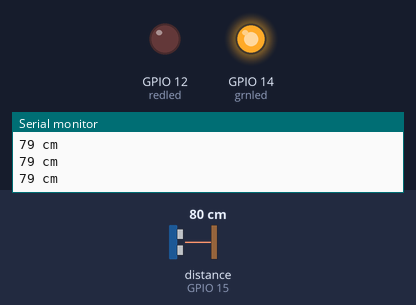
A sketch run on a simulated ESP8266 (NodeMCU). Parts: output pins drawn as LEDs (lit = HIGH), the last lines printed to the serial monitor. Wiring (inferred from the names in the program): ultrasonic range finder: trigger GPIO 13; echo GPIO 15. Inputs (shaded band) come from the test bench; at power-on: distance to the obstacle (sensor on GPIO 15) 80 cm. The echo pulse lasts 58.3 µs per cm; WiFi joins after 1.5 s; servers stay silent unless stated; pins used as bus, display or sensor lines are not drawn.

Above: at 2.7 s.
2.8 s: distance to the obstacle (sensor on GPIO 15) set to 13 cm
5.8 s: distance to the obstacle (sensor on GPIO 15) set to 10 cm
At 6.2 s:
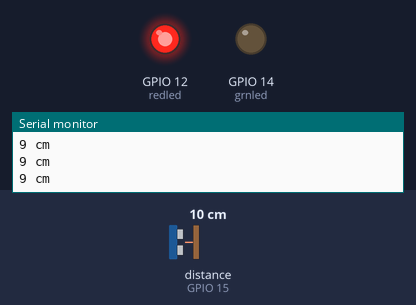
7.3 s: distance to the obstacle (sensor on GPIO 15) set to 35 cm
At 8.5 s:
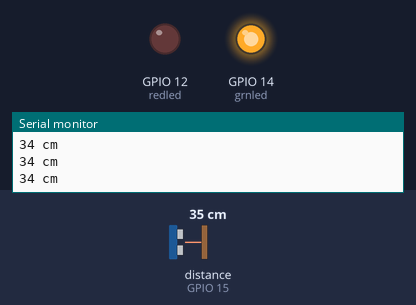
8.8 s: distance to the obstacle (sensor on GPIO 15) set to 2 cm
At 9.7 s:
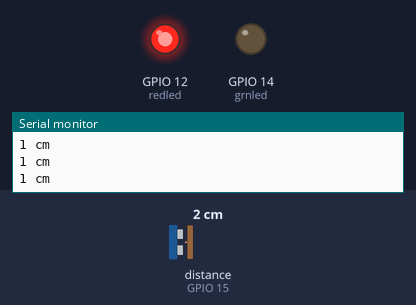
Timing chart, 0 to 11.3 s (numbered marks = the images above; inputs shaded):
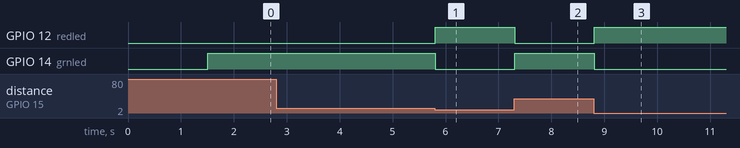

Measured:
- the behaviour switches between 12 and 11 cm on distance to the obstacle (sensor on GPIO 15) (found by bisection; images 0 and 1)
- after the input at 5.8 s, GPIO 12 (redled): LOW → HIGH at once; GPIO 14 (grnled): HIGH → LOW at once
- after the input at 7.3 s, GPIO 12 (redled): HIGH → LOW at once; GPIO 14 (grnled): LOW → HIGH at once
- after the input at 8.8 s, GPIO 12 (redled): LOW → HIGH at once; GPIO 14 (grnled): HIGH → LOW at once

The sketch:

DamWaterlvlAlertwithESP8266.ino
```cpp
#include "ThingSpeak.h"
#include <ESP8266WiFi.h>
const int trigPin1 = 13;
const int echoPin1 = 15;
#define redled 12
#define grnled 14
unsigned long ch_no = 2604200;
const char * write_api = "URPTAF31GLC8S2CG";
char auth[] = "mwa0000034478770";
char ssid[] = "Galvin’s iPhone";
char pass[] = "GalvinBenson";
unsigned long startMillis;
unsigned long currentMillis;
const unsigned long period = 10000;
WiFiClient  client;
long duration1;
int distance1;
void setup()
{
  pinMode(trigPin1, OUTPUT);
  pinMode(echoPin1, INPUT);
  pinMode(redled, OUTPUT);
  pinMode(grnled, OUTPUT);
  digitalWrite(redled, LOW);
  digitalWrite(grnled, LOW);
  Serial.begin(9600);
  WiFi.begin(ssid, pass);
  while (WiFi.status() != WL_CONNECTED)
  {
    delay(500);
    Serial.print(".");
  }
  Serial.println("WiFi connected");
  Serial.println(WiFi.localIP());
  ThingSpeak.begin(client);
  startMillis = millis();
}
void loop()
{
  digitalWrite(trigPin1, LOW);
  delayMicroseconds(2);
  digitalWrite(trigPin1, HIGH);
  delayMicroseconds(10);
  digitalWrite(trigPin1, LOW);
  duration1 = pulseIn(echoPin1, HIGH);
  distance1 = duration1 * 0.034 / 2;
  Serial.print(distance1);
  Serial.println(" cm");
  if (distance1 <= 10)
  {
    digitalWrite(12, HIGH);
    digitalWrite(14, LOW);
  }
  else
  {
    digitalWrite(14, HIGH);
    digitalWrite(12, LOW);
  }
  currentMillis = millis();
  if (currentMillis - startMillis >= period)
  {
    ThingSpeak.setField(1, distance1);
    ThingSpeak.writeFields(ch_no, write_api);
    startMillis = currentMillis;
  }
}
```
